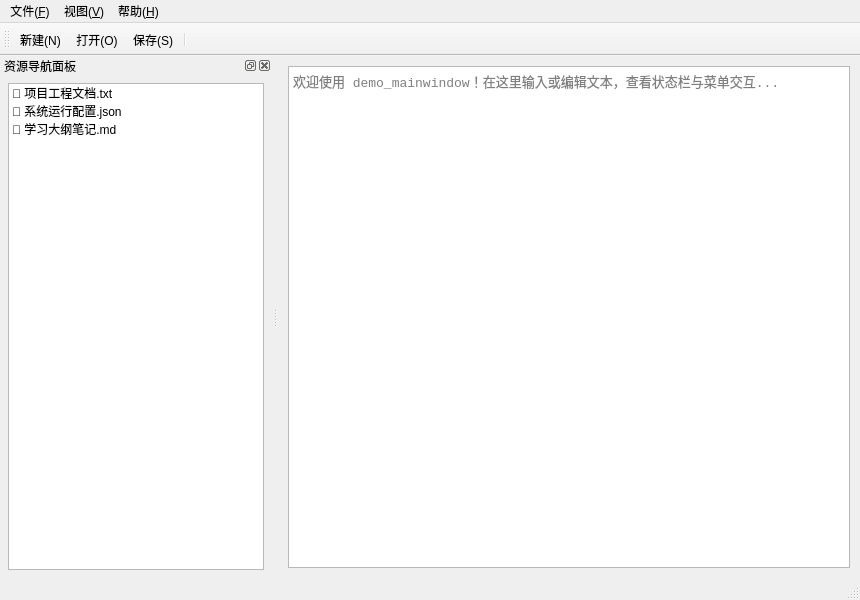
<?xml version="1.0" encoding="UTF-8"?>
<ui version="4.0">
 <class>MainWindow</class>
 <widget class="QMainWindow" name="MainWindow">
  <property name="geometry">
   <rect>
    <x>0</x>
    <y>0</y>
    <width>860</width>
    <height>600</height>
   </rect>
  </property>
  <property name="windowTitle">
   <string>Qt 主窗口框架演示 (demo_mainwindow)</string>
  </property>
  <widget class="QWidget" name="centralwidget">
   <layout class="QVBoxLayout" name="verticalLayoutCentral">
    <property name="spacing">
     <number>6</number>
    </property>
    <property name="leftMargin">
     <number>10</number>
    </property>
    <property name="topMargin">
     <number>10</number>
    </property>
    <property name="rightMargin">
     <number>10</number>
    </property>
    <property name="bottomMargin">
     <number>10</number>
    </property>
    <item>
     <widget class="QPlainTextEdit" name="textEditor">
      <property name="font">
       <font>
        <family>Consolas</family>
        <pointsize>10</pointsize>
       </font>
      </property>
      <property name="placeholderText">
       <string>欢迎使用 demo_mainwindow！在这里输入或编辑文本，查看状态栏与菜单交互...</string>
      </property>
     </widget>
    </item>
   </layout>
  </widget>
  <widget class="QMenuBar" name="menubar">
   <property name="geometry">
    <rect>
     <x>0</x>
     <y>0</y>
     <width>860</width>
     <height>26</height>
    </rect>
   </property>
   <widget class="QMenu" name="menuFile">
    <property name="title">
     <string>文件(&amp;F)</string>
    </property>
    <addaction name="actionNew"/>
    <addaction name="actionOpen"/>
    <addaction name="actionSave"/>
    <addaction name="separator"/>
    <addaction name="actionExit"/>
   </widget>
   <widget class="QMenu" name="menuView">
    <property name="title">
     <string>视图(&amp;V)</string>
    </property>
   </widget>
   <widget class="QMenu" name="menuHelp">
    <property name="title">
     <string>帮助(&amp;H)</string>
    </property>
    <addaction name="actionAbout"/>
    <addaction name="actionAboutQt"/>
   </widget>
   <addaction name="menuFile"/>
   <addaction name="menuView"/>
   <addaction name="menuHelp"/>
  </widget>
  <widget class="QStatusBar" name="statusbar"/>
  <widget class="QToolBar" name="mainToolBar">
   <property name="windowTitle">
    <string>常用工具栏</string>
   </property>
   <property name="movable">
    <bool>true</bool>
   </property>
   <attribute name="toolBarArea">
    <enum>TopToolBarArea</enum>
   </attribute>
   <attribute name="toolBarBreak">
    <bool>false</bool>
   </attribute>
   <addaction name="actionNew"/>
   <addaction name="actionOpen"/>
   <addaction name="actionSave"/>
   <addaction name="separator"/>
  </widget>
  <widget class="QDockWidget" name="dockWidgetProjects">
   <property name="features">
    <set>QDockWidget::DockWidgetClosable|QDockWidget::DockWidgetFloatable|QDockWidget::DockWidgetMovable</set>
   </property>
   <property name="windowTitle">
    <string>资源导航面板</string>
   </property>
   <attribute name="dockWidgetArea">
    <number>1</number>
   </attribute>
   <widget class="QWidget" name="dockWidgetContents">
    <layout class="QVBoxLayout" name="verticalLayoutDock">
     <property name="spacing">
      <number>6</number>
     </property>
     <property name="leftMargin">
      <number>8</number>
     </property>
     <property name="topMargin">
      <number>8</number>
     </property>
     <property name="rightMargin">
      <number>8</number>
     </property>
     <property name="bottomMargin">
      <number>8</number>
     </property>
     <item>
      <widget class="QListWidget" name="listWidgetProjects">
       <item>
        <property name="text">
         <string>📁 项目工程文档.txt</string>
        </property>
       </item>
       <item>
        <property name="text">
         <string>📄 系统运行配置.json</string>
        </property>
       </item>
       <item>
        <property name="text">
         <string>📝 学习大纲笔记.md</string>
        </property>
       </item>
      </widget>
     </item>
    </layout>
   </widget>
  </widget>
  <action name="actionNew">
   <property name="text">
    <string>新建(&amp;N)</string>
   </property>
   <property name="toolTip">
    <string>新建文档 (Ctrl+N)</string>
   </property>
   <property name="shortcut">
    <string>Ctrl+N</string>
   </property>
  </action>
  <action name="actionOpen">
   <property name="text">
    <string>打开(&amp;O)...</string>
   </property>
   <property name="toolTip">
    <string>打开文件 (Ctrl+O)</string>
   </property>
   <property name="shortcut">
    <string>Ctrl+O</string>
   </property>
  </action>
  <action name="actionSave">
   <property name="text">
    <string>保存(&amp;S)...</string>
   </property>
   <property name="toolTip">
    <string>保存当前内容 (Ctrl+S)</string>
   </property>
   <property name="shortcut">
    <string>Ctrl+S</string>
   </property>
  </action>
  <action name="actionExit">
   <property name="text">
    <string>退出(&amp;X)</string>
   </property>
   <property name="toolTip">
    <string>退出应用程序 (Ctrl+Q)</string>
   </property>
   <property name="shortcut">
    <string>Ctrl+Q</string>
   </property>
  </action>
  <action name="actionAbout">
   <property name="text">
    <string>关于(&amp;A)</string>
   </property>
   <property name="toolTip">
    <string>关于 demo_mainwindow</string>
   </property>
  </action>
  <action name="actionAboutQt">
   <property name="text">
    <string>关于 Qt(&amp;Q)</string>
   </property>
   <property name="toolTip">
    <string>关于 Qt 框架</string>
   </property>
  </action>
 </widget>
 <resources/>
 <connections/>
</ui>
